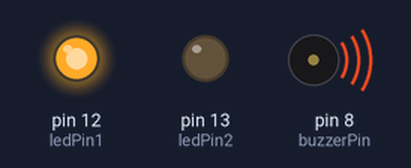
The sketch below on a simulated Arduino Uno, built with avr-gcc and run on an emulated ATmega328P. Shown: output pins drawn as LEDs (lit = HIGH), buzzer (waves = sounding).

Above: at 1.0 s.
At 12.8 s:
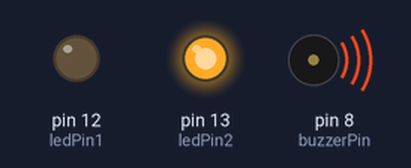
At 23.3 s:
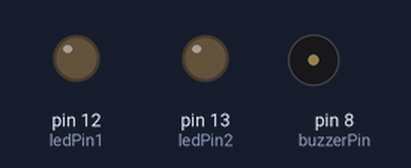
Timing chart, 0 to 26.2 s (numbered marks = the images above):
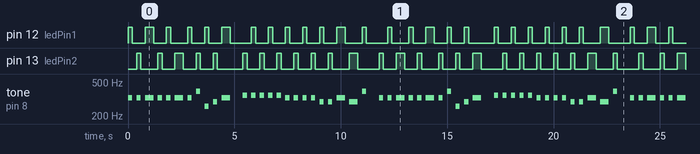

The sketch:

UTN-Clase-Arduino05_001.ino
```cpp
const int c = 261;
const int d = 294;
const int e = 329;
const int f = 349;
const int g = 391;
const int tempo =200;

const int buzzerPin = 8;
const int ledPin1 = 12;
const int ledPin2 = 13;

int counter = 0;

void setup()
{
  //Setup pin modes
  pinMode(buzzerPin, OUTPUT);
  pinMode(ledPin1, OUTPUT);
  pinMode(ledPin2, OUTPUT);
}

void loop()
{

  //Play first section
  firstSection();

  //Play second section
  secondSection();
}

void beep(int note, int duration)
{
  //Play tone on buzzerPin
  tone(buzzerPin, note, duration);

  //Play different LED depending on value of 'counter'
  if(counter % 2 == 0)
  {
    digitalWrite(ledPin1, HIGH);
    delay(duration);
    digitalWrite(ledPin1, LOW);
  }else
  {
    digitalWrite(ledPin2, HIGH);
    delay(duration);
    digitalWrite(ledPin2, LOW);
  }

  //Stop tone on buzzerPin
  noTone(buzzerPin);

  delay(tempo);

  //Increment counter
  counter++;
}

void firstSection()
{
  beep(e, tempo);
  beep(e, tempo);
  beep(e, tempo*2);
  beep(e, tempo);
  beep(e, tempo);
  beep(e, tempo*2);
  beep(e, tempo);
  beep(g, tempo);
  beep(c, tempo);
  beep(d, tempo);
  beep(e, tempo*2);

  delay(tempo*2);

}

void secondSection()
{
  beep(f, tempo);
  beep(f, tempo);
  beep(f, tempo);
  beep(f, tempo);
  beep(f, tempo);
  beep(e, tempo);
  beep(e, tempo);
  beep(e, tempo);
  beep(e, tempo);
  beep(d, tempo);
  beep(d, tempo);
  beep(e, tempo*2);
  beep(d, tempo*2);
  beep(g, tempo);

  delay(tempo*2);
}
```

Measured:
- by itself, pin 12 (ledPin1), pin 13 (ledPin2): moves between LOW and HIGH, repeating every 22.8 s
- by itself, tone on pin 8 (buzzerPin): plays 329 Hz for 0.20 s, 329 Hz for 0.20 s, 329 Hz for 0.40 s, 329 Hz for 0.20 s, 329 Hz for 0.20 s, 329 Hz for 0.40 s … (276 notes in this stretch)
